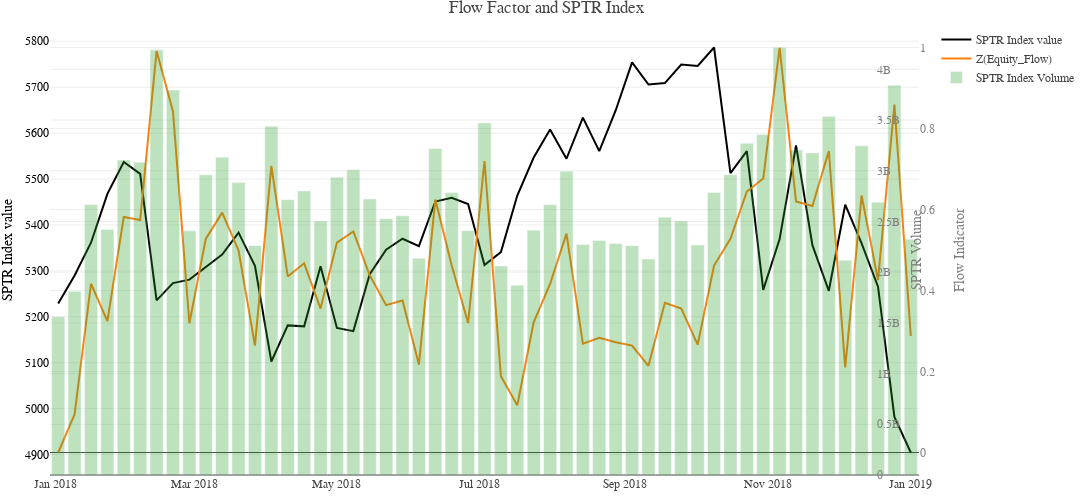

The cell this chart's notebook holds for it:
### Code cell
plot_df = flow_weekly_dataset[(flow_weekly_dataset['t_date']>dt.datetime(2018,1,1)) & (flow_weekly_dataset['t_date']<=dt.datetime(2019,1,1))].copy()

fig = go.Figure()

fig.add_trace(
    go.Scatter(x=plot_df['t_date'],
                y=plot_df['SPTR Index value'],
                name = 'SPTR Index value',
                yaxis="y",))

fig.add_trace(
    go.Scatter(x=plot_df['t_date'],
                y=(plot_df['SPTR Index Volume']- plot_df['SPTR Index Volume'].min()) / (plot_df['SPTR Index Volume'].max() - plot_df['SPTR Index Volume'].min()),
                name = 'Z(Equity_Flow)',
                yaxis = "y2",))

fig.add_trace(
    go.Bar( x=plot_df['t_date'],
                y=plot_df['SPTR Index Volume'],
                name = 'SPTR Index Volume',
                yaxis = "y3",
                opacity=0.3))


fig.update_layout(template=temp,
                  title='Flow Factor and SPTR Index', 
                  hovermode='closest',
                  margin=dict(l=50, r=50, t=25, b=25),
                  height=500, 
                  width=1600, 
                  showlegend=True,

                xaxis=dict(domain=[0.65, 0.35]),

                yaxis = dict(title="SPTR Index value",
                            titlefont=dict(color="black"),
                            tickfont=dict(color="black")),
                
                yaxis2 = dict(title="Flow Indicator",
                            titlefont=dict(color="gray"),
                            tickfont=dict(color="gray"),
                            overlaying="y", # specifyinfg y - axis has to be separated
                            side="right"), # specifying the side the axis should be present

                yaxis3 = dict(title="SPTR Volume",
                            titlefont=dict(color="gray"),
                            tickfont=dict(color="gray"),
                            overlaying="y", # specifyinfg y - axis has to be separated
                            side="right",
                            position=0.95,), # specifying the side the axis should be present
    )

# fig.update_traces(textposition="top right")
fig.data[0].line.color = "Black"
# fig.data[1].line.color = "Black"
fig.show()
